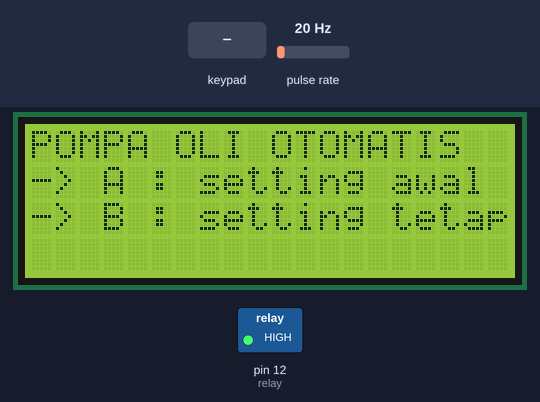
Recording of a sketch running on a simulated Arduino Uno, built with avr-gcc and run on an emulated ATmega328P. Parts: 20×4 character LCD, switched loads named in the sketch (green lamp = pin HIGH). Wiring (inferred from the names in the program): pulse sensor: data pin 2. The test bench sets the inputs (shaded band); at power-on: pulse rate 20 Hz. What the sketch prints to the serial monitor is not drawn.

Above: at 2.2 s.
2.3 s: key 'B' pressed
At 4.7 s:
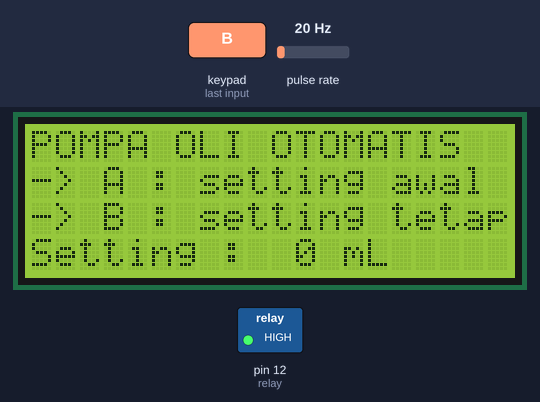
5.0 s: keypad keys 7 8 9 1 0 A pressed 0.4 s apart
At 8.2 s:
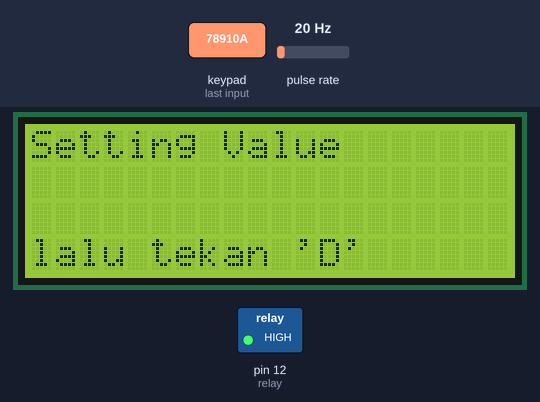
9.0 s: key 'D' pressed
At 9.9 s:
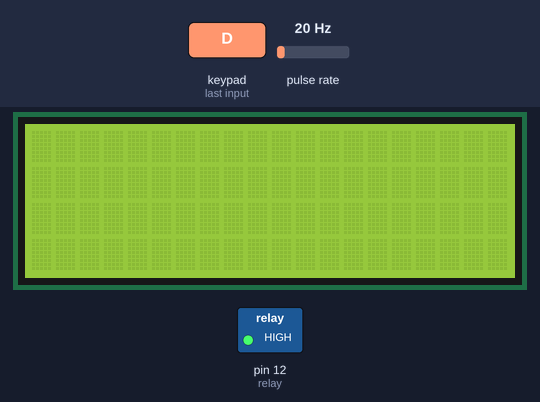
12.0 s: pulse rate (sensor on pin 2) set to 4 Hz
At 14.8 s:
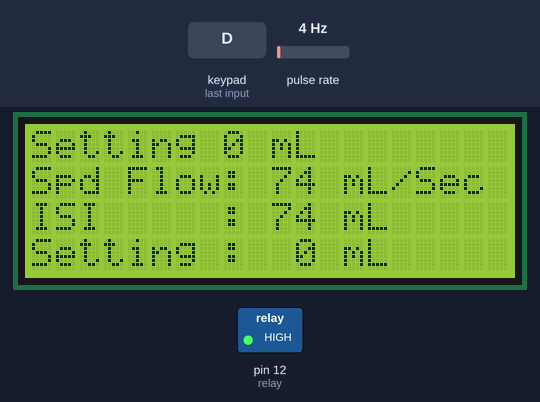
15.0 s: key 'A' pressed
At 15.8 s:
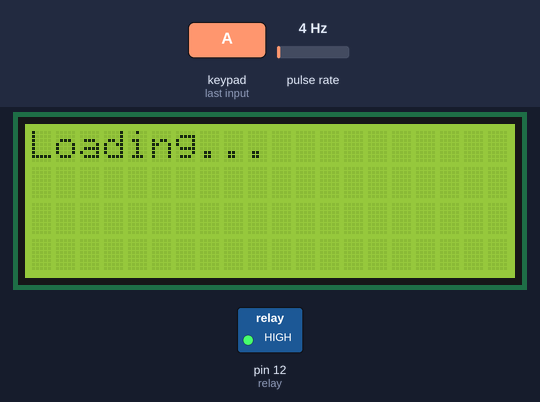
17.4 s: keypad keys 7 8 9 1 0 D pressed 0.4 s apart
At 23.0 s:
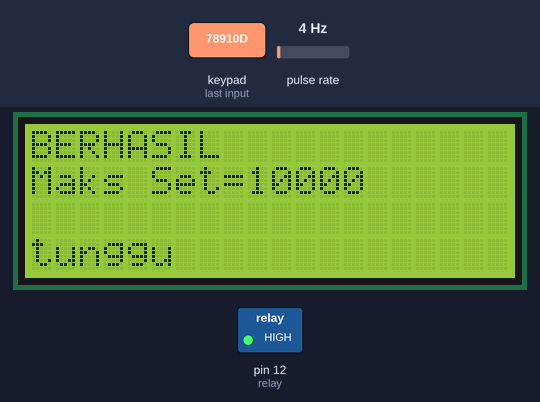
Timing chart, 0 to 27.1 s (numbered marks = the images above; inputs shaded):
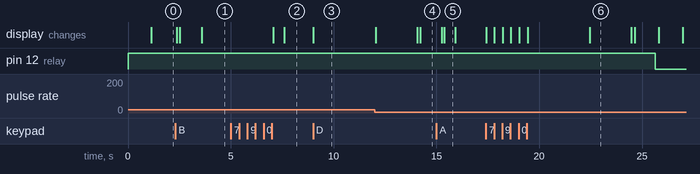

Measured:
- after the input at 2.3 s, the display: first changes after 0.07 s (image 1 shows a later state)
- after the input at 5.0 s, the display: first changes after 2.1 s (image 2 shows a later state)
- after the input at 9.0 s, the display: changes at once (image 3)
- after the input at 15.0 s, the display: first differs from a run without the input after 0.39 s (image 5)
- after the input at 17.4 s, pin 12 (relay): HIGH → LOW after 8.2 s; the display: first changes at once (image 6 shows a later state)
- what the display in image 5 shows lasts 0.5 s, from 15.4 s to 15.9 s

The sketch:

Pompa_Drum_Oli_Skripsi_Iqbal.ino
```cpp
#include <Keypad.h>
#include <LiquidCrystal_I2C.h>
LiquidCrystal_I2C lcd(0x27, 20, 4);

int relay = 12;

char customKey;
const byte ROWS = 4;
const byte COLS = 4;
long setnilai;
int id;
long nilai;
long nilai1;
char keys[ROWS][COLS] = {
{'1', '2', '3', 'A'},
{'4', '5', '6', 'B'},
{'7', '8', '9', 'C'},
{'*', '0', '#', 'D'}
};
byte rowPins[ROWS] = {7,8,9,10};
byte colPins[COLS] = {3,4,5,6};


Keypad customKeypad = Keypad( makeKeymap(keys), rowPins, colPins, ROWS, COLS);


byte sensorInterrupt = 0;
byte sensorPin       = 2;

float calibrationFactor = 1.7 ;

volatile byte pulseCount;

unsigned int frac;
float flowRate;
unsigned int flowMilliLitres;
int totalMilliLitres;

unsigned long oldTime;

void setup()
{

  pinMode(relay, OUTPUT);
  digitalWrite(relay, HIGH);

  pinMode(sensorPin, INPUT_PULLUP);
  digitalWrite(sensorPin, HIGH);

  pulseCount        = 0;
  flowRate          = 0.0;
  flowMilliLitres   = 0;
  totalMilliLitres  = 0;
  oldTime           = 0;

  attachInterrupt(sensorInterrupt, pulseCounter, FALLING);
  lcd.backlight();
  lcd.init();
  lcd.noCursor();
  lcd.clear();
  Serial.begin(9600);


  delay(1000);

}


void loop()
{

  lcd.setCursor(0,0);
  lcd.print("POMPA OLI OTOMATIS");
  lcd.setCursor(0,1);
  lcd.print("-> A : setting awal ");
  lcd.setCursor(0,2);
  lcd.print("-> B : setting tetap");

customKey = customKeypad.getKey();

    if(customKey == 'A'){
    pulseCount        = 0;
    flowRate          = 0.0;
    flowMilliLitres   = 0;
    totalMilliLitres  = 0;
    oldTime           = 0;

    lcd.clear();
    lcd.setCursor(0,0);
    lcd.print("Loading...");
    delay(500);
    lcd.clear();

    lcd.clear();
    nilai = 0;
    nilai1 = 0;
    lanjut();
    digitalWrite(relay, HIGH);
    jalankan();
    }

     if(customKey == 'B'){
     pulseCount        = 0;
     flowRate          = 0.0;
     flowMilliLitres   = 0;
     totalMilliLitres  = 0;
     oldTime           = 0;
     lcd.clear();
     digitalWrite(relay, HIGH);
     jalankan();
     }
}


void lanjut(){

  lcd.setCursor(0,0);
  lcd.print("Setting Value");
  lcd.setCursor(0,3);
  lcd.print("lalu tekan 'D' ");

customKey = customKeypad.getKey();

    if(customKey >= '0' && customKey <= '9')
    {
      nilai = nilai * 10 + (customKey - '0');
      lcd.setCursor(0,1);
      lcd.print(nilai);


      nilai1 = nilai * 1 ;
      lcd.setCursor(0,2);
      lcd.print(nilai1);

    }

    if(customKey == 'C'){
    lcd.clear();
    delay(200);
    nilai = 0;
    }

if(customKey == 'D'){
    lcd.clear();
    delay(2000);
    setnilai = setnilai - nilai;

setnilai = 10000;

      if(setnilai >= 0){
    Serial.println(nilai1);
    delay(1000);
    lcd.setCursor(0,0);
    lcd.print("BERHASIL");
    lcd.setCursor(0,1);
    lcd.print("Maks Set=");
    lcd.print(setnilai);
    lcd.setCursor(0,3);
    lcd.print("tunggu");
    delay(2000);
    lcd.clear();
 return;
      }
      }

  lanjut();
   }

void jalankan(){

lcd.setCursor(0,0);
lcd.print("Setting ");
lcd.print(nilai1);
lcd.print(" mL   ");

delay(100);

if((millis() - oldTime) > 1000)
  {

    detachInterrupt(sensorInterrupt);
    flowRate = ((1000.0 / (millis() - oldTime)) * pulseCount) / calibrationFactor;
    oldTime = millis();
    flowMilliLitres = (flowRate / 60) * 1000;
    totalMilliLitres += flowMilliLitres;

    frac = (flowRate - int(flowRate)) * 10;

    lcd.setCursor(0,1);
    lcd.print("Spd Flow: ");
    lcd.print(flowMilliLitres);
    lcd.print(" mL/Sec   ");


    lcd.setCursor(0,2);
    lcd.print("ISI     : ");
    lcd.print(totalMilliLitres);
    lcd.print(" mL   ");


    lcd.setCursor(0,3);
    lcd.print("Setting :  ");
    lcd.print(nilai);
    lcd.print(" mL ");

    pulseCount = 0;

    attachInterrupt(sensorInterrupt, pulseCounter, FALLING);

  if(totalMilliLitres < nilai1){
    delay(1000);
    digitalWrite(relay, LOW);
  }

 if(totalMilliLitres >= nilai1){

    digitalWrite(relay, HIGH);

    delay(1000);

    return;
 }
  }


jalankan();

}
void pulseCounter()
{
  pulseCount++;

}
```
